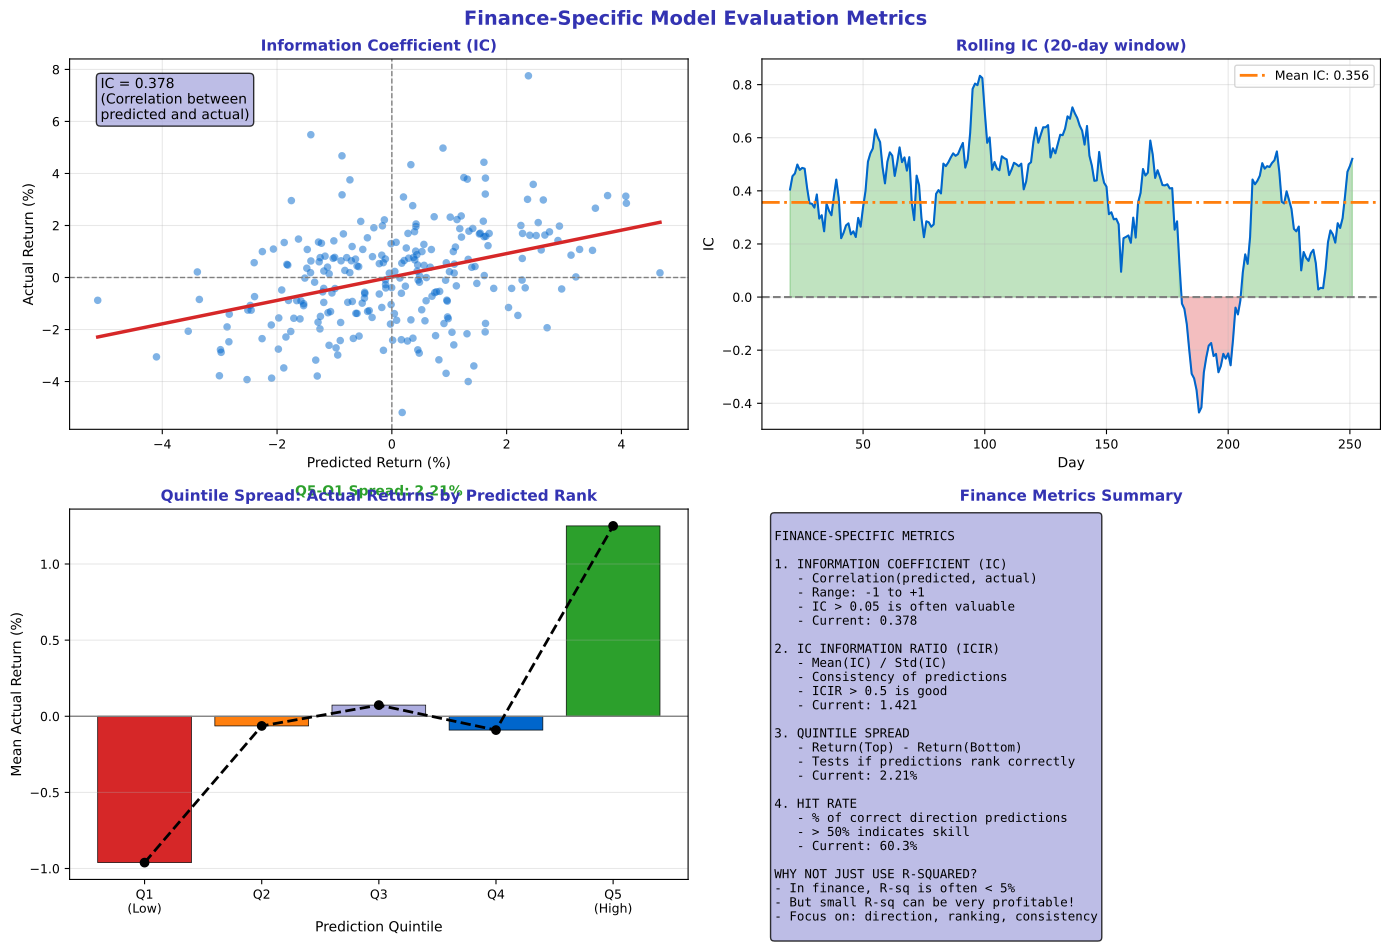

Generate this figure with Python:
"""Finance Metrics - Domain-specific evaluation"""
import matplotlib.pyplot as plt
import numpy as np
import pandas as pd
from pathlib import Path

plt.rcParams.update({
    'font.size': 10,
    'axes.labelsize': 10,
    'axes.titlesize': 11,
    'xtick.labelsize': 9,
    'ytick.labelsize': 9,
    'legend.fontsize': 9,
    'figure.figsize': (10, 6),
    'figure.dpi': 150
})

MLPURPLE = '#3333B2'
MLLAVENDER = '#ADADE0'
MLBLUE = '#0066CC'
MLORANGE = '#FF7F0E'
MLGREEN = '#2CA02C'
MLRED = '#D62728'

np.random.seed(42)

fig, axes = plt.subplots(2, 2, figsize=(14, 10))
fig.suptitle('Finance-Specific Model Evaluation Metrics', fontsize=14, fontweight='bold', color=MLPURPLE)

# Generate prediction data
n = 252  # Trading days
actual_returns = np.random.normal(0.05, 2, n)
predicted_returns = 0.3 * actual_returns + np.random.normal(0, 1.5, n)

# Plot 1: Information Coefficient (IC) - correlation
ax1 = axes[0, 0]

ax1.scatter(predicted_returns, actual_returns, c=MLBLUE, s=30, alpha=0.5, edgecolors='none')

# Fit line
z = np.polyfit(predicted_returns, actual_returns, 1)
x_line = np.linspace(predicted_returns.min(), predicted_returns.max(), 100)
ax1.plot(x_line, np.poly1d(z)(x_line), color=MLRED, linewidth=2.5)

# Calculate IC
ic = np.corrcoef(predicted_returns, actual_returns)[0, 1]

ax1.axhline(0, color='gray', linewidth=1, linestyle='--')
ax1.axvline(0, color='gray', linewidth=1, linestyle='--')

ax1.set_title('Information Coefficient (IC)', fontsize=11, fontweight='bold', color=MLPURPLE)
ax1.set_xlabel('Predicted Return (%)', fontsize=10)
ax1.set_ylabel('Actual Return (%)', fontsize=10)
ax1.grid(alpha=0.3)

ax1.text(0.05, 0.95, f'IC = {ic:.3f}\n(Correlation between\npredicted and actual)',
         transform=ax1.transAxes, fontsize=10, va='top',
         bbox=dict(boxstyle='round', facecolor=MLLAVENDER, alpha=0.8))

# Plot 2: IC over time (rolling)
ax2 = axes[0, 1]

# Calculate rolling IC
window = 20
rolling_ic = []
for i in range(window, n):
    ic_window = np.corrcoef(predicted_returns[i-window:i], actual_returns[i-window:i])[0, 1]
    rolling_ic.append(ic_window)

ax2.plot(range(window, n), rolling_ic, color=MLBLUE, linewidth=1.5)
ax2.fill_between(range(window, n), 0, rolling_ic,
                  where=[ic > 0 for ic in rolling_ic], alpha=0.3, color=MLGREEN)
ax2.fill_between(range(window, n), 0, rolling_ic,
                  where=[ic < 0 for ic in rolling_ic], alpha=0.3, color=MLRED)

ax2.axhline(0, color='gray', linewidth=1.5, linestyle='--')
ax2.axhline(np.mean(rolling_ic), color=MLORANGE, linewidth=2, linestyle='-.',
            label=f'Mean IC: {np.mean(rolling_ic):.3f}')

ax2.set_title('Rolling IC (20-day window)', fontsize=11, fontweight='bold', color=MLPURPLE)
ax2.set_xlabel('Day', fontsize=10)
ax2.set_ylabel('IC', fontsize=10)
ax2.legend(fontsize=9)
ax2.grid(alpha=0.3)

# Plot 3: Quintile analysis
ax3 = axes[1, 0]

# Sort predictions into quintiles and get actual returns
df = pd.DataFrame({'pred': predicted_returns, 'actual': actual_returns})
df['quintile'] = pd.qcut(df['pred'], 5, labels=['Q1\n(Low)', 'Q2', 'Q3', 'Q4', 'Q5\n(High)'])

quintile_returns = df.groupby('quintile', observed=True)['actual'].mean()

colors = [MLRED, MLORANGE, MLLAVENDER, MLBLUE, MLGREEN]
bars = ax3.bar(quintile_returns.index, quintile_returns.values, color=colors, edgecolor='black', linewidth=0.5)

ax3.axhline(0, color='gray', linewidth=1)

# Add trend line
ax3.plot(range(5), quintile_returns.values, color='black', linewidth=2, linestyle='--', marker='o')

ax3.set_title('Quintile Spread: Actual Returns by Predicted Rank', fontsize=11, fontweight='bold', color=MLPURPLE)
ax3.set_xlabel('Prediction Quintile', fontsize=10)
ax3.set_ylabel('Mean Actual Return (%)', fontsize=10)
ax3.grid(alpha=0.3, axis='y')

# Add spread annotation
spread = quintile_returns.iloc[-1] - quintile_returns.iloc[0]
ax3.text(2, quintile_returns.max() + 0.2, f'Q5-Q1 Spread: {spread:.2f}%',
         ha='center', fontsize=10, fontweight='bold', color=MLGREEN if spread > 0 else MLRED)

# Plot 4: Finance metrics summary
ax4 = axes[1, 1]
ax4.axis('off')

summary = f'''
FINANCE-SPECIFIC METRICS

1. INFORMATION COEFFICIENT (IC)
   - Correlation(predicted, actual)
   - Range: -1 to +1
   - IC > 0.05 is often valuable
   - Current: {ic:.3f}

2. IC INFORMATION RATIO (ICIR)
   - Mean(IC) / Std(IC)
   - Consistency of predictions
   - ICIR > 0.5 is good
   - Current: {np.mean(rolling_ic)/np.std(rolling_ic):.3f}

3. QUINTILE SPREAD
   - Return(Top) - Return(Bottom)
   - Tests if predictions rank correctly
   - Current: {spread:.2f}%

4. HIT RATE
   - % of correct direction predictions
   - > 50% indicates skill
   - Current: {np.mean((predicted_returns > 0) == (actual_returns > 0))*100:.1f}%

WHY NOT JUST USE R-SQUARED?
- In finance, R-sq is often < 5%
- But small R-sq can be very profitable!
- Focus on: direction, ranking, consistency
'''

ax4.text(0.02, 0.98, summary, transform=ax4.transAxes, fontsize=9,
         verticalalignment='top', fontfamily='monospace',
         bbox=dict(boxstyle='round', facecolor=MLLAVENDER, alpha=0.8))
ax4.set_title('Finance Metrics Summary', fontsize=11, fontweight='bold', color=MLPURPLE)

plt.tight_layout()
plt.savefig(Path(__file__).parent / 'chart.pdf', dpi=300, bbox_inches='tight')
plt.close()
